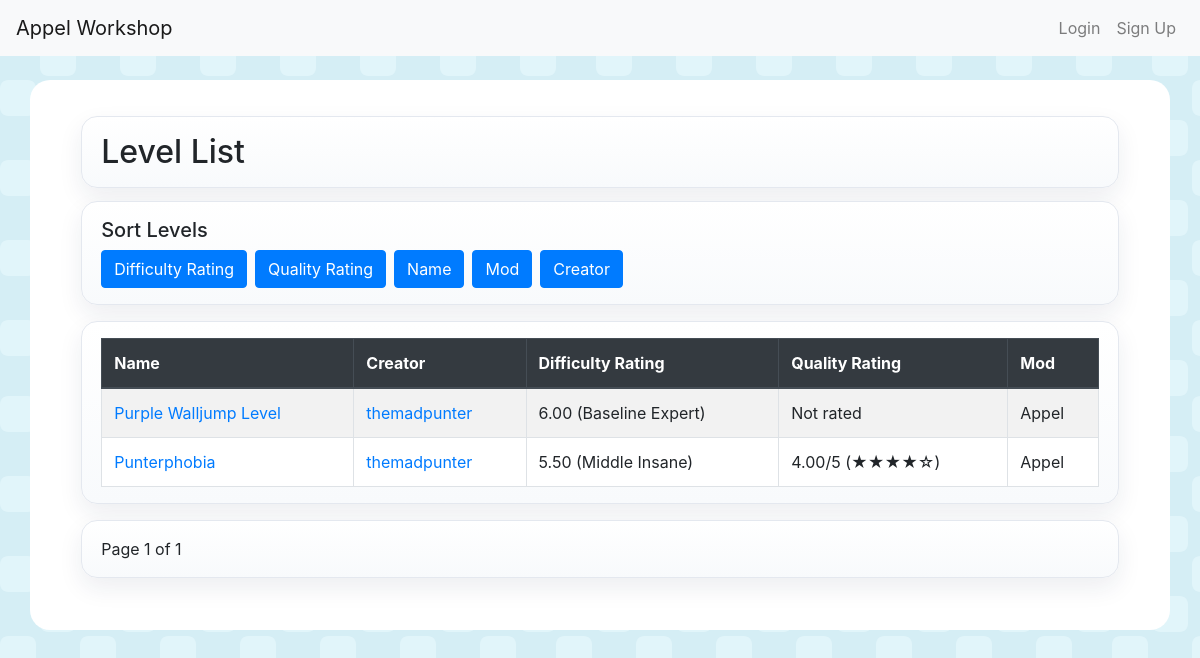
Page /list/ on the committed database.
### levels/models.py (models this page shows, shortened)
class Level(models.Model):
    MOD_CHOICES = [
        ('appel', 'Appel'),
        ('appelp', 'Appel+'),
        ('appelm', 'Appel Multiplayer'),
        ('sheepel', 'Sheepel'),
        ('appel-playground', "Appel Playground")
    ]
    name = models.CharField(max_length=100)
    level_code = models.TextField(max_length=10000)
    description = models.TextField(null=True, blank=True, default="", max_length=2000)
    original_uploader = models.CharField(null=True, blank=True, default="", max_length=100, help_text="The original creator of the level. Leave blank if this was you.")
    difficulty = models.FloatField(default=0, help_text="The difficulty (in the Punter scale, more info <a href='https://appel.miraheze.org/wiki/Difficulty'>here</a>)")
    difficulty_rating = models.FloatField(null=True, blank=True)
    quality_rating = models.FloatField(null=True, blank=True)
    level_ratings = models.JSONField(default=list, blank=True)
    mod_category = models.CharField(max_length=50, choices=MOD_CHOICES, default='appel')
    creator = models.ForeignKey(User, on_delete=models.CASCADE, related_name="levels")
    created_at = models.DateTimeField(auto_now_add=True)

### levels/views.py (the view)
# urls.py: path('list/', views.level_list, name='list'),
def level_list(request):
    from django.db.models import Case, When, Value, CharField
    from django.db.models.functions import Coalesce
    levels = Level.objects.all()
    sort_by = request.GET.get('sort', 'difficulty')
    sort_direction = request.GET.get('direction', 'desc')
    if sort_by == 'creator':
        levels = levels.annotate(
            display_creator=Case(
                When(original_uploader__isnull=False, original_uploader__gt='', then='original_uploader'),
                default='creator__username',
                output_field=CharField()
            )
        )
        if sort_direction == 'desc':
            levels = levels.order_by('-display_creator')
        else:
            levels = levels.order_by('display_creator')
    elif sort_by == 'difficulty':
        levels = levels.annotate(display_difficulty=Coalesce('difficulty_rating', 'difficulty'))
        if sort_direction == 'desc':
            levels = levels.order_by('-display_difficulty')
        else:
            levels = levels.order_by('display_difficulty')
    elif sort_by in ['name', 'mod_category', 'quality_rating']:
        if sort_direction == 'desc':
            levels = levels.order_by(f'-{sort_by}')  # Descending order
        else:
            levels = levels.order_by(sort_by)  # Ascending order
    paginator = Paginator(levels, 10)  # Show 10 levels per page
    page_number = request.GET.get('page')
    page_obj = paginator.get_page(page_number)
    difficulty_system = request.user.profile.difficulty_system if request.user.is_authenticated else 'punter'
    return render(request, 'levels/level_list.html',
    {
        'page_obj': page_obj,
        'sort_by': sort_by,
        'sort_direction': sort_direction,
        'difficulty_system': difficulty_system,
    })

### levels/difficulty.py (called while the page is built, shortened)
def punter_prefix(value: Number) -> str:
    frac = value - int(value)
    if frac <= 0.01:
        return "Baseline "
    if frac >= 0.98:
        return "Skyline "
    if frac <= 0.10:
        return "Bottom "
    if frac <= 0.25:
        return "Low "
    if frac < 0.75:
        return "Middle "
    if frac < 0.90:
        return "High "
    return "Peak "

def format_punter_number(value: Number) -> str:
    return f"{value:.2f}"

def to_visual(value: Number, system: str) -> str:
    if system == "punter":
        if value == 0:
            return "Auto"
        if value >= 16:
            suffix = f"+{int(value - 13)}" if int(value - 13) > 0 else ""
            return f"TAS{suffix}"
        prefix = punter_prefix(value)
        for threshold, name in reversed(PUNTER_VISUALS):
            if value >= threshold:
                return f"{prefix}{name}".strip()
        return format_punter_number(value)

def convert(value: Number, from_system: str, to_system: str) -> Number:
    if from_system == to_system:
        return value

def format_difficulty(value: Number, system: str) -> str:
    numeric = convert(value, "punter", system)
    if system == "grassy":
        numeric = round(numeric, 2)
    visual = to_visual(numeric, system)
    numeric_str = format_punter_number(numeric) if system == "punter" else format_number(numeric)
    if visual and visual != numeric_str:
        if system == "grassy":
            icon = grassy_icon_path(visual)
            if icon:
                return f"{numeric_str} ({visual}) <img src=\"{icon}\" alt=\"{visual}\" style=\"height:3.3em;vertical-align:text-bottom;\">"
        return f"{numeric_str} ({visual})"
    return numeric_str

### levels/templatetags/level_tags.py (called while the page is built)
@register.filter
def display_difficulty(value, system):
    if value is None:
        return ""
    try:
        numeric_value = float(value)
    except (TypeError, ValueError):
        return value
    return mark_safe(format_difficulty(numeric_value, system))

@register.filter
def as_stars(value, max_stars=5):
    if value is None:
        return ""
    try:
        numeric_value = float(value)
        numeric_max = int(max_stars)
    except (TypeError, ValueError):
        return ""
    filled = int(math.floor(numeric_value + 0.5))
    filled = max(0, min(filled, numeric_max))
    empty = numeric_max - filled
    return mark_safe("&#9733;" * filled + "&#9734;" * empty)

### levels/templates/levels/level_list.html (shortened to what this page needs)
{% extends 'base.html' %}
{% load level_tags %}
{% block content %}
<div class="container">
    <div class="bubble-section bubble-title">
        <h2 class="mb-0">Level List</h2>
    </div>
    <div class="bubble-section">
        <h5>Sort Levels</h5>
        <div class="bubble-actions">
            <a href="?sort=difficulty&direction={% if sort_by == 'difficulty' and sort_direction == 'desc' %}asc{% else %}desc{% endif %}" class="btn btn-primary">Difficulty Rating</a>
            <a href="?sort=quality_rating&direction={% if sort_by == 'quality_rating' and sort_direction == 'desc' %}asc{% else %}desc{% endif %}" class="btn btn-primary">Quality Rating</a>
            <a href="?sort=name&direction={% if sort_by == 'name' and sort_direction == 'asc' %}desc{% else %}asc{% endif %}" class="btn btn-primary">Name</a>
            <a href="?sort=mod_category&direction={% if sort_by == 'mod_category' and sort_direction == 'asc' %}desc{% else %}asc{% endif %}" class="btn btn-primary">Mod</a>
            <a href="?sort=creator&direction={% if sort_by == 'creator' and sort_direction == 'asc' %}desc{% else %}asc{% endif %}" class="btn btn-primary">Creator</a>
        </div>
    </div>
    {% with display_system=difficulty_system|default:"punter" %}
        <div class="bubble-section bubble-table">
            <table class="table table-striped table-bordered">
                <thead class="thead-dark">
                    <tr>
                        <th>Name</th>
                        <th>Creator</th>
                        <th>Difficulty Rating</th>
                        <th>Quality Rating</th>
                        <th>Mod</th>
                    </tr>
                </thead>
                <tbody>
                    {% for level in page_obj %}
                        <tr>
                            <td><a href="{% url 'levels:level_detail' level.id %}">{{ level.name }}</a></td>
                            <td>
                                {% if level.original_uploader %}
                                    {{ level.original_uploader }}
                                {% else %}
                                    <a href="{% url 'levels:user_profile' level.creator.username %}">{{ level.creator.username }}</a>
                                {% endif %}
                            </td>
                            <td>{% if level.difficulty_rating is not None %}{{ level.difficulty_rating|display_difficulty:display_system }}{% else %}Not rated{% endif %}</td>
                            <td>{% if level.quality_rating is not None %}{{ level.quality_rating|floatformat:2 }}/5 ({{ level.quality_rating|as_stars }}){% else %}Not rated{% endif %}</td>
                            <td>{{ level.get_mod_category_display }}</td>
                        </tr>
                    {% empty %}
                        <tr>
                            <td colspan="5">No levels available.</td>
                        </tr>
                    {% endfor %}
                </tbody>
            </table>
        </div>
    {% endwith %}
    <div class="bubble-section">
        <div class="pagination">
            <span>Page {{ page_obj.number }} of {{ page_obj.paginator.num_pages }}</span>
        </div>
    </div>
</div>
{% endblock %}

### static/css/style.css (style rules this page uses)
body { background-image: url("../img/bg.svg"); background-repeat: repeat; background-color: #cccccc; }
.bubble-section { background: linear-gradient(180deg, #ffffff 0%, #f8fafc 100%); border: 1px solid #e4e8ef; border-radius: 16px; box-shadow: 0 10px 24px rgba(24, 39, 75, 0.08); padding: 1rem 1.2rem; margin-bottom: 1rem; }
.bubble-title { margin-bottom: 0.8rem; }
.bubble-actions { display: flex; flex-wrap: wrap; gap: 0.5rem; }
.bubble-table { overflow-x: auto; }
.bubble-table .table { margin-bottom: 0; background-color: #ffffff; }
.pagination span { margin-right: 1rem; }

### rows in the picture
Level: name "Purple Walljump Level", creator.username "themadpunter", difficulty_rating|display_difficulty "6.00 (Baseline Expert)", shows "Not rated", mod_category "Appel"
Level: name "Punterphobia", creator.username "themadpunter", difficulty_rating|display_difficulty "5.50 (Middle Insane)", quality_rating "4.00", quality_rating|as_stars "★★★★☆", mod_category "Appel"

### other values in the picture
{{ page_obj.number }} "1"
{{ page_obj.paginator.num_pages }} "1"
